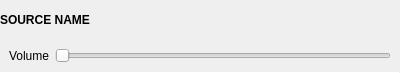
<?xml version="1.0" encoding="UTF-8"?>
<ui version="4.0">
 <class>SourceWidget</class>
 <widget class="QWidget" name="SourceWidget">
  <property name="geometry">
   <rect>
    <x>0</x>
    <y>0</y>
    <width>400</width>
    <height>73</height>
   </rect>
  </property>
  <property name="windowTitle">
   <string>Form</string>
  </property>
  <layout class="QVBoxLayout" name="verticalLayout">
   <property name="spacing">
    <number>0</number>
   </property>
   <property name="leftMargin">
    <number>0</number>
   </property>
   <property name="topMargin">
    <number>0</number>
   </property>
   <property name="rightMargin">
    <number>0</number>
   </property>
   <property name="bottomMargin">
    <number>0</number>
   </property>
   <item>
    <layout class="QHBoxLayout" name="horizontalLayout">
     <property name="spacing">
      <number>0</number>
     </property>
     <item>
      <widget class="QLabel" name="nameLabel">
       <property name="sizePolicy">
        <sizepolicy hsizetype="Expanding" vsizetype="Preferred">
         <horstretch>0</horstretch>
         <verstretch>0</verstretch>
        </sizepolicy>
       </property>
       <property name="font">
        <font>
         <weight>75</weight>
         <bold>true</bold>
        </font>
       </property>
       <property name="text">
        <string notr="true">SOURCE NAME</string>
       </property>
       <property name="margin">
        <number>9</number>
       </property>
      </widget>
     </item>
     <item>
      <widget class="QPushButton" name="defaultButton">
       <property name="sizePolicy">
        <sizepolicy hsizetype="Preferred" vsizetype="Preferred">
         <horstretch>0</horstretch>
         <verstretch>0</verstretch>
        </sizepolicy>
       </property>
       <property name="text">
        <string/>
       </property>
       <property name="icon">
        <iconset theme="default"/>
       </property>
       <property name="checkable">
        <bool>true</bool>
       </property>
       <property name="flat">
        <bool>true</bool>
       </property>
      </widget>
     </item>
     <item>
      <widget class="QPushButton" name="muteButton">
       <property name="sizePolicy">
        <sizepolicy hsizetype="Preferred" vsizetype="Preferred">
         <horstretch>0</horstretch>
         <verstretch>0</verstretch>
        </sizepolicy>
       </property>
       <property name="toolTip">
        <string>Mute</string>
       </property>
       <property name="text">
        <string/>
       </property>
       <property name="icon">
        <iconset theme="audio-volume-muted">
         <normaloff>.</normaloff>.</iconset>
       </property>
       <property name="checkable">
        <bool>true</bool>
       </property>
       <property name="flat">
        <bool>true</bool>
       </property>
      </widget>
     </item>
    </layout>
   </item>
   <item>
    <layout class="QHBoxLayout" name="horizontalLayout_3">
     <property name="spacing">
      <number>6</number>
     </property>
     <property name="leftMargin">
      <number>9</number>
     </property>
     <property name="topMargin">
      <number>9</number>
     </property>
     <property name="rightMargin">
      <number>9</number>
     </property>
     <property name="bottomMargin">
      <number>9</number>
     </property>
     <item>
      <widget class="QLabel" name="label">
       <property name="text">
        <string>Volume</string>
       </property>
      </widget>
     </item>
     <item>
      <widget class="QSlider" name="volumeSlider">
       <property name="maximum">
        <number>150</number>
       </property>
       <property name="orientation">
        <enum>Qt::Horizontal</enum>
       </property>
      </widget>
     </item>
    </layout>
   </item>
   <item>
    <widget class="Line" name="line">
     <property name="maximumSize">
      <size>
       <width>16777215</width>
       <height>1</height>
      </size>
     </property>
     <property name="orientation">
      <enum>Qt::Horizontal</enum>
     </property>
    </widget>
   </item>
  </layout>
 </widget>
 <resources/>
 <connections/>
</ui>
